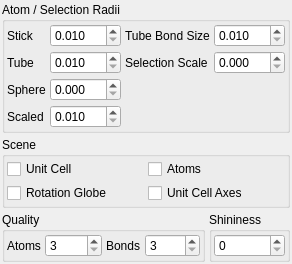
     <widget class="QWidget" name="ViewTab" >
      <attribute name="title" >
       <string>View</string>
      </attribute>
      <layout class="QVBoxLayout" >
       <property name="margin" >
        <number>2</number>
       </property>
       <property name="spacing" >
        <number>4</number>
       </property>
       <item>
        <widget class="QGroupBox" name="SelectionRadiusGroup" >
         <property name="sizePolicy" >
          <sizepolicy>
           <hsizetype>5</hsizetype>
           <vsizetype>1</vsizetype>
           <horstretch>0</horstretch>
           <verstretch>0</verstretch>
          </sizepolicy>
         </property>
         <property name="title" >
          <string>Atom / Selection Radii</string>
         </property>
         <layout class="QVBoxLayout" >
          <property name="margin" >
           <number>2</number>
          </property>
          <property name="spacing" >
           <number>4</number>
          </property>
          <item>
           <layout class="QGridLayout" >
            <property name="margin" >
             <number>0</number>
            </property>
            <property name="spacing" >
             <number>4</number>
            </property>
            <item row="1" column="1" >
             <widget class="QDoubleSpinBox" name="TubeRadiusSpin" >
              <property name="sizePolicy" >
               <sizepolicy>
                <hsizetype>7</hsizetype>
                <vsizetype>0</vsizetype>
                <horstretch>0</horstretch>
                <verstretch>0</verstretch>
               </sizepolicy>
              </property>
              <property name="decimals" >
               <number>3</number>
              </property>
              <property name="maximum" >
               <double>100.000000000000000</double>
              </property>
              <property name="minimum" >
               <double>0.010000000000000</double>
              </property>
              <property name="singleStep" >
               <double>0.005000000000000</double>
              </property>
             </widget>
            </item>
            <item row="2" column="1" >
             <widget class="QDoubleSpinBox" name="SphereRadiusSpin" >
              <property name="sizePolicy" >
               <sizepolicy>
                <hsizetype>7</hsizetype>
                <vsizetype>0</vsizetype>
                <horstretch>0</horstretch>
                <verstretch>0</verstretch>
               </sizepolicy>
              </property>
              <property name="decimals" >
               <number>3</number>
              </property>
              <property name="maximum" >
               <double>100.000000000000000</double>
              </property>
              <property name="minimum" >
               <double>0.000000000000000</double>
              </property>
              <property name="singleStep" >
               <double>0.005000000000000</double>
              </property>
             </widget>
            </item>
            <item row="0" column="0" >
             <widget class="QLabel" name="label_565" >
              <property name="text" >
               <string>Stick</string>
              </property>
             </widget>
            </item>
            <item row="1" column="3" >
             <widget class="QDoubleSpinBox" name="SelectionScaleSpin" >
              <property name="sizePolicy" >
               <sizepolicy>
                <hsizetype>7</hsizetype>
                <vsizetype>0</vsizetype>
                <horstretch>0</horstretch>
                <verstretch>0</verstretch>
               </sizepolicy>
              </property>
              <property name="decimals" >
               <number>3</number>
              </property>
              <property name="maximum" >
               <double>100.000000000000000</double>
              </property>
              <property name="minimum" >
               <double>0.000000000000000</double>
              </property>
              <property name="singleStep" >
               <double>0.005000000000000</double>
              </property>
             </widget>
            </item>
            <item row="0" column="3" >
             <widget class="QDoubleSpinBox" name="TubeBondSizeSpin" >
              <property name="sizePolicy" >
               <sizepolicy>
                <hsizetype>7</hsizetype>
                <vsizetype>0</vsizetype>
                <horstretch>0</horstretch>
                <verstretch>0</verstretch>
               </sizepolicy>
              </property>
              <property name="decimals" >
               <number>3</number>
              </property>
              <property name="maximum" >
               <double>100.000000000000000</double>
              </property>
              <property name="minimum" >
               <double>0.010000000000000</double>
              </property>
              <property name="singleStep" >
               <double>0.050000000000000</double>
              </property>
             </widget>
            </item>
            <item row="0" column="2" >
             <widget class="QLabel" name="label_566" >
              <property name="text" >
               <string>Tube Bond Size</string>
              </property>
             </widget>
            </item>
            <item row="0" column="1" >
             <widget class="QDoubleSpinBox" name="StickRadiusSpin" >
              <property name="sizePolicy" >
               <sizepolicy>
                <hsizetype>7</hsizetype>
                <vsizetype>0</vsizetype>
                <horstretch>0</horstretch>
                <verstretch>0</verstretch>
               </sizepolicy>
              </property>
              <property name="decimals" >
               <number>3</number>
              </property>
              <property name="maximum" >
               <double>100.000000000000000</double>
              </property>
              <property name="minimum" >
               <double>0.010000000000000</double>
              </property>
              <property name="singleStep" >
               <double>0.005000000000000</double>
              </property>
             </widget>
            </item>
            <item row="3" column="1" >
             <widget class="QDoubleSpinBox" name="ScaledRadiusSpin" >
              <property name="sizePolicy" >
               <sizepolicy>
                <hsizetype>7</hsizetype>
                <vsizetype>0</vsizetype>
                <horstretch>0</horstretch>
                <verstretch>0</verstretch>
               </sizepolicy>
              </property>
              <property name="decimals" >
               <number>3</number>
              </property>
              <property name="maximum" >
               <double>100.000000000000000</double>
              </property>
              <property name="minimum" >
               <double>0.010000000000000</double>
              </property>
              <property name="singleStep" >
               <double>0.005000000000000</double>
              </property>
             </widget>
            </item>
            <item row="1" column="0" >
             <widget class="QLabel" name="label_63" >
              <property name="text" >
               <string>Tube</string>
              </property>
             </widget>
            </item>
            <item row="2" column="0" >
             <widget class="QLabel" name="label_62" >
              <property name="text" >
               <string>Sphere</string>
              </property>
             </widget>
            </item>
            <item row="3" column="0" >
             <widget class="QLabel" name="label_7" >
              <property name="text" >
               <string>Scaled</string>
              </property>
             </widget>
            </item>
            <item row="1" column="2" >
             <widget class="QLabel" name="label_11" >
              <property name="text" >
               <string>Selection Scale</string>
              </property>
             </widget>
            </item>
           </layout>
          </item>
         </layout>
        </widget>
       </item>
       <item>
        <widget class="QGroupBox" name="SceneGroup" >
         <property name="sizePolicy" >
          <sizepolicy>
           <hsizetype>5</hsizetype>
           <vsizetype>1</vsizetype>
           <horstretch>0</horstretch>
           <verstretch>0</verstretch>
          </sizepolicy>
         </property>
         <property name="title" >
          <string>Scene</string>
         </property>
         <layout class="QGridLayout" >
          <property name="margin" >
           <number>2</number>
          </property>
          <property name="spacing" >
           <number>4</number>
          </property>
          <item row="0" column="1" >
           <widget class="QCheckBox" name="AtomsVisibleCheck" >
            <property name="text" >
             <string>Atoms</string>
            </property>
           </widget>
          </item>
          <item row="1" column="0" >
           <widget class="QCheckBox" name="GlobeVisibleCheck" >
            <property name="text" >
             <string>Rotation Globe</string>
            </property>
           </widget>
          </item>
          <item row="0" column="0" >
           <widget class="QCheckBox" name="CellVisibleCheck" >
            <property name="text" >
             <string>Unit Cell</string>
            </property>
           </widget>
          </item>
          <item row="1" column="1" >
           <widget class="QCheckBox" name="AxesVisibleCheck" >
            <property name="text" >
             <string>Unit Cell Axes</string>
            </property>
           </widget>
          </item>
         </layout>
        </widget>
       </item>
       <item>
        <layout class="QHBoxLayout" >
         <property name="margin" >
          <number>0</number>
         </property>
         <property name="spacing" >
          <number>4</number>
         </property>
         <item>
          <widget class="QGroupBox" name="QualityGroup" >
           <property name="title" >
            <string>Quality</string>
           </property>
           <layout class="QHBoxLayout" >
            <property name="margin" >
             <number>2</number>
            </property>
            <property name="spacing" >
             <number>4</number>
            </property>
            <item>
             <layout class="QHBoxLayout" >
              <property name="margin" >
               <number>0</number>
              </property>
              <property name="spacing" >
               <number>4</number>
              </property>
              <item>
               <widget class="QLabel" name="label" >
                <property name="sizePolicy" >
                 <sizepolicy>
                  <hsizetype>1</hsizetype>
                  <vsizetype>5</vsizetype>
                  <horstretch>0</horstretch>
                  <verstretch>0</verstretch>
                 </sizepolicy>
                </property>
                <property name="text" >
                 <string>Atoms</string>
                </property>
               </widget>
              </item>
              <item>
               <widget class="QSpinBox" name="AtomQualitySpin" >
                <property name="sizePolicy" >
                 <sizepolicy>
                  <hsizetype>7</hsizetype>
                  <vsizetype>0</vsizetype>
                  <horstretch>0</horstretch>
                  <verstretch>0</verstretch>
                 </sizepolicy>
                </property>
                <property name="minimum" >
                 <number>3</number>
                </property>
               </widget>
              </item>
             </layout>
            </item>
            <item>
             <layout class="QHBoxLayout" >
              <property name="margin" >
               <number>0</number>
              </property>
              <property name="spacing" >
               <number>4</number>
              </property>
              <item>
               <widget class="QLabel" name="label_61" >
                <property name="sizePolicy" >
                 <sizepolicy>
                  <hsizetype>1</hsizetype>
                  <vsizetype>5</vsizetype>
                  <horstretch>0</horstretch>
                  <verstretch>0</verstretch>
                 </sizepolicy>
                </property>
                <property name="text" >
                 <string>Bonds</string>
                </property>
               </widget>
              </item>
              <item>
               <widget class="QSpinBox" name="BondQualitySpin" >
                <property name="sizePolicy" >
                 <sizepolicy>
                  <hsizetype>7</hsizetype>
                  <vsizetype>0</vsizetype>
                  <horstretch>0</horstretch>
                  <verstretch>0</verstretch>
                 </sizepolicy>
                </property>
                <property name="minimum" >
                 <number>3</number>
                </property>
               </widget>
              </item>
             </layout>
            </item>
           </layout>
          </widget>
         </item>
         <item>
          <widget class="QGroupBox" name="ShininessGroup" >
           <property name="sizePolicy" >
            <sizepolicy>
             <hsizetype>1</hsizetype>
             <vsizetype>5</vsizetype>
             <horstretch>0</horstretch>
             <verstretch>0</verstretch>
            </sizepolicy>
           </property>
           <property name="title" >
            <string>Shininess</string>
           </property>
           <layout class="QHBoxLayout" >
            <property name="margin" >
             <number>2</number>
            </property>
            <property name="spacing" >
             <number>4</number>
            </property>
            <item>
             <widget class="QSpinBox" name="ShininessSpin" >
              <property name="maximum" >
               <number>127</number>
              </property>
             </widget>
            </item>
           </layout>
          </widget>
         </item>
        </layout>
       </item>
      </layout>
     </widget>
